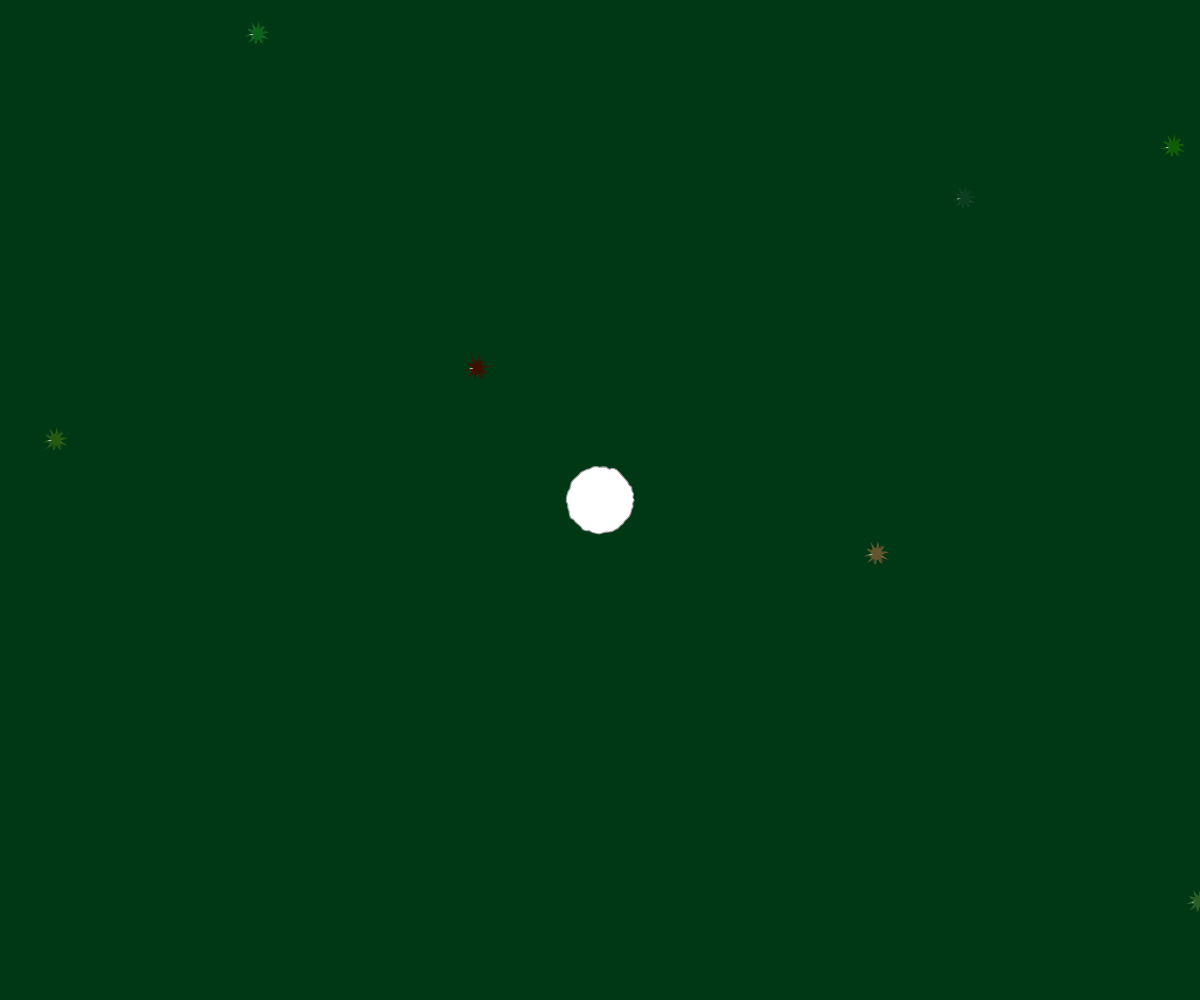
Frame 1 (no input)
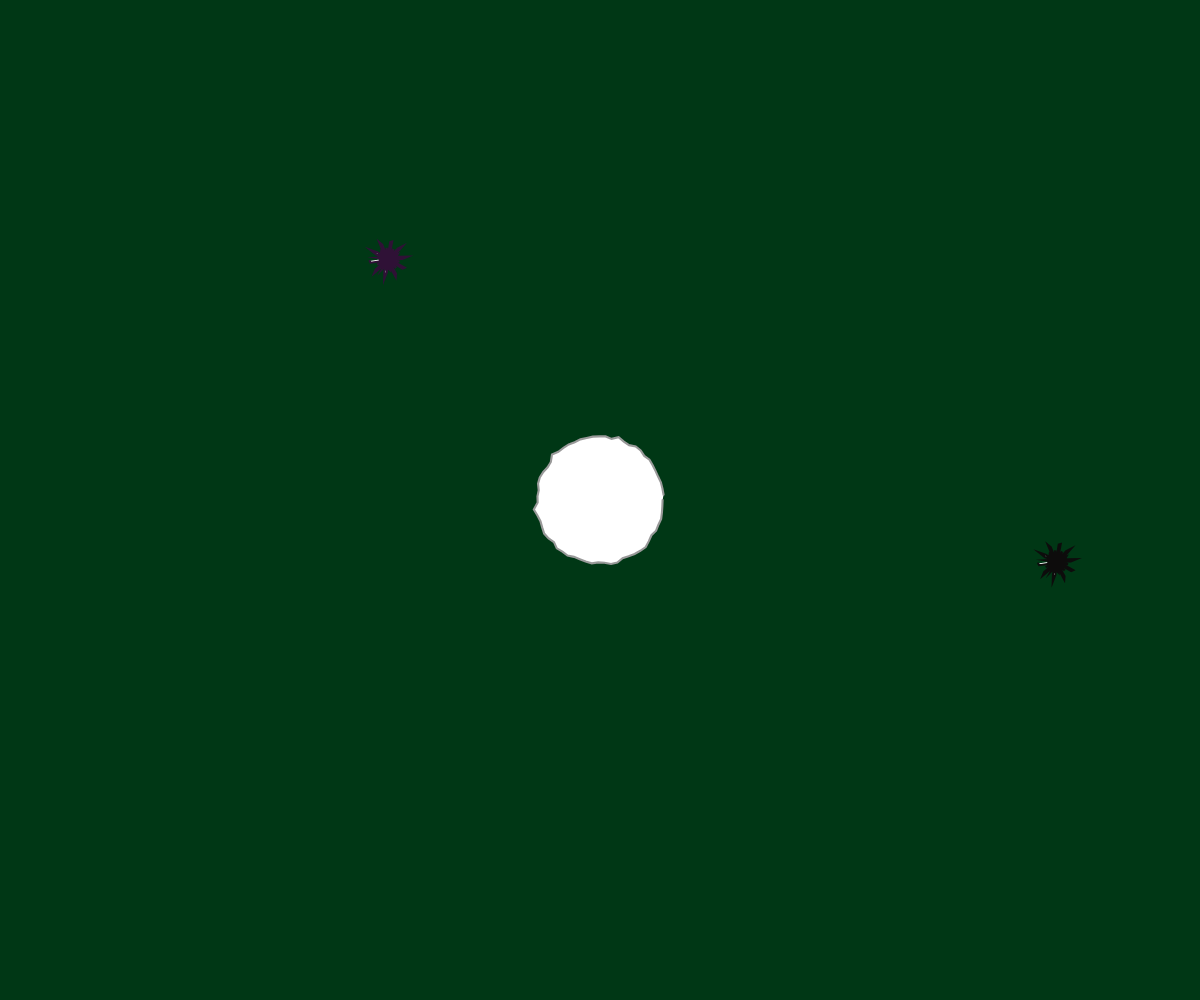
Frame 60 (no input)
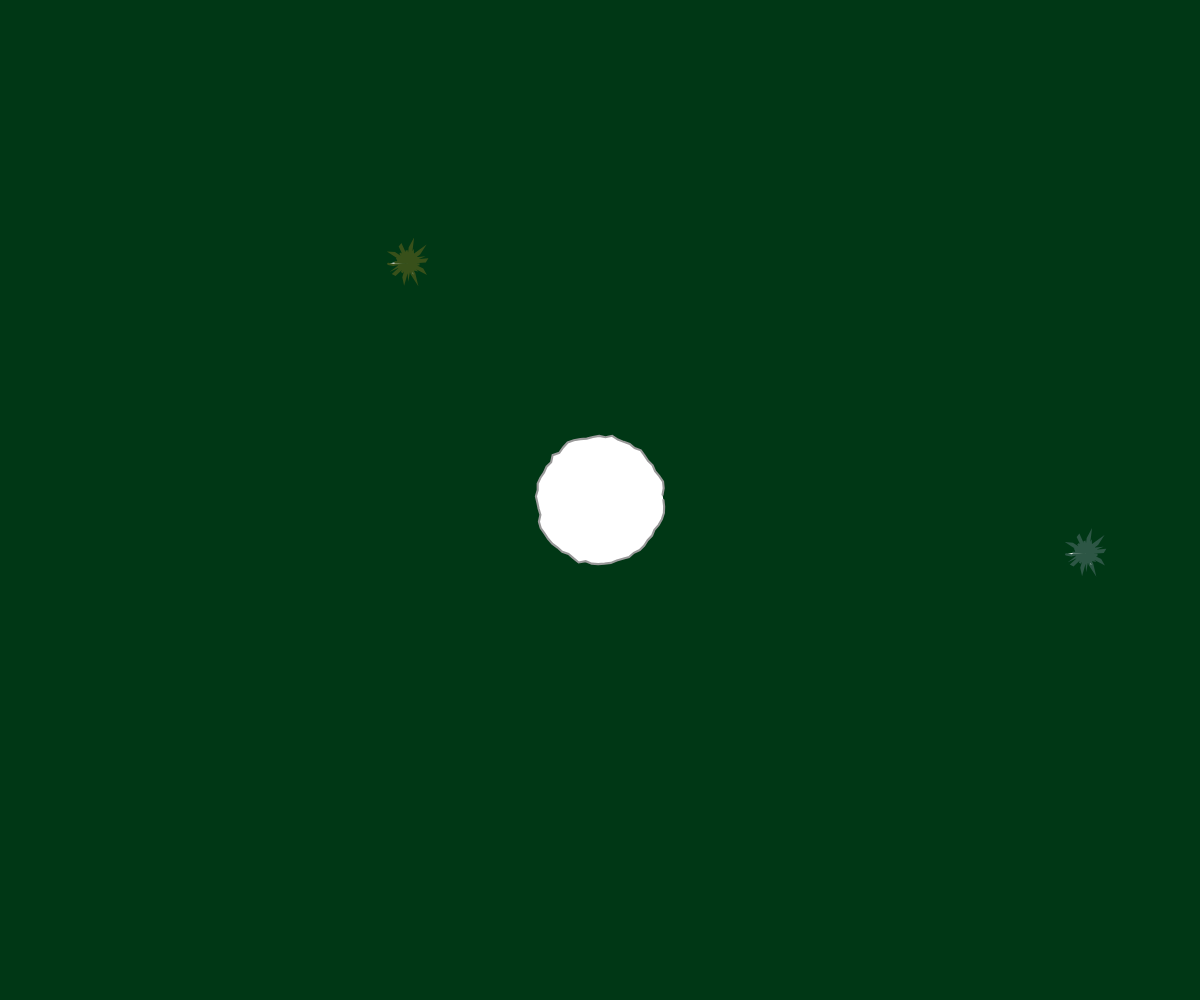
Frame 120 (the mouse pressed at the canvas centre since frame 60)

The p5.js sketch that drew these frames (run headless with seeded random() and noise() and a simulated clock; from frame 60 on, the mouse is pressed at the canvas centre):

// p5.js sketch
// ── sketch.js
// Initial project inspired by http://codingrainbow.com
//Created and maintained by Natalie Orsi at http://natalieorsi.net

var blob;
var food = [];
var danger = [];
var zoom = 1;
var curs;
var initial_width = 1000;
var max_width = initial_width;
var max_height = max_width;
var yoff = 0.0;
var specks_count = 0;
var start_radius = 30;
var leaves;

function setup() {
  createCanvas(window.innerWidth, window.innerHeight);
  draw_map = new Surroundings();
  var spread = max_width;
  blob = new Blob(0, 0, start_radius);
  curs = new CursorObj(0,0);
  for (var i = 0; i < 20; i++) {
    var x = random(-spread-start_radius,spread+start_radius);
    var y = random(spread+start_radius,-spread-start_radius);
    food[i] = new Star(x, y, start_radius/16);
  }
}

// window.onresize = function() {
//   var w = window.innerWidth;
//   var h = window.innerHeight;  
//   canvas.size(w,h);
//   width = w;
//   height = h;
// };

function draw() {
  //Other bg colors: (0), (49,0,73)
  background(0,55,21);
  // image(leaves, 0, 0);

  if ((frameCount % 40 == 0) && (food.length < 20)) {
    var spread = 1;
    curr_x = blob.pos.x;
    curr_y = blob.pos.y;
    var x = random(-max_width,max_width);
    var y = random(-max_height,max_height);
    var r = random(start_radius/3, blob.r/8);
    food.push(new Star(x, y, blob.r/3));
  }

  if ((frameCount % 20 == 0) && (curs.speed > 10)) {
    curs.speed -= random(-4,4);
  }

  if ((blob.r > 50) && (max_width<10000)){
    max_width = initial_width + blob.r/2;
    max_height = initial_width + blob.r/2;
  }

  // if ((frameCount%10 == 0) && (specks_count < 500)) {
  //   var x = random(-max_width,max_width);
  //   var y = random(-max_height,max_height);
  //   for (var i = food.length-1; i >=0; i--) {
  //     ellipse(x, y, this.r/1, this.r/1);
  //   }
  // }

  translate(width/2, height/2);
  var newzoom = 64 / blob.r;
  zoom = lerp(zoom, newzoom, 0.1);
  scale(zoom);
  translate(-blob.pos.x, -blob.pos.y);
  draw_map.show();

  for (var i = food.length-1; i >=0; i--) {
    food[i].move();
    food[i].show();
    if (blob.eats(food[i])) {
      food.splice(i, 1);
    }
  }

  if ((frameCount % 490 == 0) && (blob.r > 100) && (danger.length < blob.r/3)) {
    var x = random(-max_width,max_width);
    var y = random(-max_height,max_height);
    var r = random(30,3*blob.r/4);
    danger.push(new Spike(x, y, blob.r/2));
  }
  for (var i = danger.length-1; i >=0; i--) {
    danger[i].show();
  }
  blob.newvel = createVector(curs.pos.x/2, curs.pos.y/2);

  curs.show();
  curs.update();
  curs.constrain();
  //blob.shake();
  blob.show();
  blob.update();
  blob.constrain();

}

function keyPressed() {
  curs.show();
  if (keyCode === UP_ARROW) {
    curs.up();
    console.log("UP");
  }
  if (keyCode === DOWN_ARROW) {
    curs.down();
    console.log("DOWN");
  }
  if (keyCode === LEFT_ARROW) {
    curs.left();
    console.log("LEFT");
  }
  if (keyCode === RIGHT_ARROW) {
    curs.right();
    console.log("RIGHT");
  }
  if (key == ' ') {
    blob.stop();
    console.log("STOP");
  }
}

function keyReleased() {
  curs.decel();
}
// function mousePressed() {
//   curs.pos.x += mouseX/blob.r;
//   curs.pos.y += mouseY/blob.r;
// }
// ── blob.js
// Blob based on a coding challenge at http://codingrainbow.com
//Created and maintained by Natalie Orsi at http://natalieorsi.net

function Blob(x, y, r) {
  this.pos = createVector(x, y);
  this.r = r;
  this.vel = createVector(0,0);
  this.newvel = createVector(0,0);
  this.speed = 1;


  this.update = function() {
    newvel = createVector(curs.pos.x-height/2, curs.pos.y-height/2);
    this.newvel.setMag(this.speed);
    this.vel.lerp(curs.pos, 0.1);
    this.pos.add(this.vel);
  }

  this.eats = function(other) {
    var d = p5.Vector.dist(this.pos, other.pos);
    if (d < this.r + other.radius) {
      var sum = PI * this.r * this.r + PI * other.radius * other.radius;
      this.r = sqrt(sum / PI);
      //this.r += other.r;
      console.log("Yum!");
      return true;
    } else {
      return false;
    }
  }

  // this.show = function() {
  //   fill(255);
  //   ellipse(this.pos.x, this.pos.y, this.r*2, this.r*2);
  // }

  this.show = function() {
      beginShape();
      var xoff = 0;
      var noisy = 16;
      for (var a = 0; a < TWO_PI; a += 0.1) {
        var offset = map(noise(xoff, yoff), 0, 1, -this.r/noisy, this.r/noisy);
        var r = this.r + offset;
        var x = this.pos.x + r * cos(a);
        var y = this.pos.y + r * sin(a);
        vertex(x, y);
        xoff += 0.03*this.r;
        //ellipse(x, y, 4, 4);
      }
      endShape();
      
      yoff += 0.03*this.r;
    }

  this.constrain = function() {
    blob.pos.x = constrain(blob.pos.x, -max_width, max_width)
    blob.pos.y = constrain(blob.pos.y, -max_height, max_height)
  }

  this.shake = function() {
    this.pos.x += random(-this.speed/2, this.speed/2);
    this.pos.y += random(-this.speed/2, this.speed/2);
  };
  // this.stop = function() {
  //   this.newvel.setMag(0);
  //   curs.pos.x = this.pos.x;
  //   curs.pos.y = this.pos.y;
  // }
}
// ── cursor.js
// Inspired by CodingRainbow: https://youtu.be/JXuxYMGe4KI
//Created and maintained by Natalie Orsi at http://natalieorsi.net

function CursorObj(x, y) {
  this.pos = createVector(x, y);
  this.yvel = 1;
  this.xvel = 1;
  var speed_limit = 2.5;
  this.sl_sq = speed_limit * speed_limit;
  this.y_acc = 0;
  this.x_acc = 0;
  this.sensitivity = 1;

  this.up = function() {
    new_speed = this.yvel - this.y_acc - this.sensitivity;
    //Check if vectors sum to exceed speed (magnitude) limit
    if ((new_speed * new_speed + this.xvel * this.xvel) < (this.sl_sq)) {
      this.y_acc -= this.sensitivity;
    }
  }

  this.down = function() {
    new_speed = this.yvel + this.y_acc + this.sensitivity;
    //Check if vectors sum to exceed speed (magnitude) limit
    if ((new_speed * new_speed + this.xvel * this.xvel) < (this.sl_sq)) {
      this.y_acc += this.sensitivity;
    }
  }

  this.left = function() {
    new_speed = this.xvel - this.x_acc - this.sensitivity;
    //Check if vectors sum to exceed speed (magnitude) limit
    if ((new_speed * new_speed + this.yvel * this.yvel) < (this.sl_sq)) {
      this.x_acc -= this.sensitivity;
    }
  }
  this.right = function() {
    new_speed = this.xvel + this.x_acc + this.sensitivity;
    //Check if vectors sum to exceed speed (magnitude) limit
    if ((new_speed * new_speed + this.yvel * this.yvel) < (this.sl_sq)) {
      this.x_acc += this.sensitivity;
    }
  }

  this.update = function() {
    this.pos.y += this.y_acc;
    this.pos.x += this.x_acc;
  }

  this.decel = function() {
    if (this.y_acc > 0) {
      this.y_acc -= 1;
    }
    else if (this.y_acc < 0) {
      this.y_acc += 1;
    }
    if (this.x_acc > 0) {
      this.x_acc -= 1;
    }
    else if (this.x_acc < 0) {
      this.x_acc += 1;
    }
  }

  this.show = function() {
    fill(255);
    ellipse(this.pos.x, this.pos.y, 1, 1);
  }

  this.constrain = function() {
      this.pos.x = constrain(this.pos.x, -max_width, max_width);
      this.pos.y = constrain(this.pos.y, -max_height, max_height);
      //max_width^2 + max_height^2 = max_mag^2
    }
}

// ── leaves.js
function Leaves(x, y, leaf_len) {
  
  this.show = function() {
  
  }

}


// ── map.js
//Created and maintained by Natalie Orsi at http://natalieorsi.net

function Surroundings() {
  
  
  this.show = function() {
  var limits = new Rect(-max_width,-max_height,max_width,-max_height,max_width,max_height,-max_width,max_height);
  limits.show();
  //borders
  ellipse(-max_width,max_height,blob.r,blob.r);
  ellipse(max_width,max_height,blob.r,blob.r);
  ellipse(-max_width,-max_height,blob.r,blob.r);
  ellipse(max_width,-max_height,blob.r,blob.r);
  //+y axis points "down" relative to start
  //-y axis points "up" relative to start
  //-x axis points "left" relative to start, etc.

  }

}

function Rect(point1x,point1y,point2x,point2y,point3x,point3y,point4x,point4y) {
  this.p1x = point1x;
  this.p1y = point1y;
  this.p2x = point2x;
  this.p2y = point2y;
  this.p3x = point3x;
  this.p3y = point3y;
  this.p4x = point4x;
  this.p4y = point4y;

  this.show = function() {
    fill(255);
    // Draw gray boundary
    stroke(153);
    //Lines will be drawn clockwise!
    line(this.p1x, this.p1y, this.p2x, this.p2y);
    line(this.p2x, this.p2y, this.p3x, this.p3y);
    line(this.p3x, this.p3y, this.p4x, this.p4y);
    line(this.p4x, this.p4y, this.p1x, this.p1y);
  }

}


// ── spike.js
//Inspired by CodingRainbow: https://youtu.be/JXuxYMGe4KI
//Created and maintained by Natalie Orsi at http://natalieorsi.net

function Spike(x, y, radius) {
  this.pos = createVector(x, y);
  this.radius = radius;
  this.vel = createVector(0,0);

  this.show = function() {
    //fill(233,0,233);
    // ellipse(this.pos.x, this.pos.y, this.r*2, this.r*2);
    push();
    rotate(frameCount / 200.0);
    star(x, y, 5, radius, 3); 
    pop();
  }
}

function star(x, y, radius1, radius2, npoints) {
  var angle = TWO_PI / npoints;
  var halfAngle = angle/2.0;
  beginShape();
  for (var a = 0; a < TWO_PI; a += angle) {
    var sx = x + cos(a) * radius2;
    var sy = y + sin(a) * radius2;
    vertex(sx, sy);
    sx = x + cos(a+halfAngle) * radius1;
    sy = y + sin(a+halfAngle) * radius1;
    vertex(sx, sy);
  }
  endShape(CLOSE);
}
// ── star.js
// Inspired by CodingRainbow: https://youtu.be/JXuxYMGe4KI

function Star(x, y, radius) {
  this.pos = createVector(x, y);
  this.radius = radius;
  this.vel = createVector(0,0);
  this.speed = 3;

  this.show = function() {
    //fill(233,0,233);
    // ellipse(this.pos.x, this.pos.y, this.r*2, this.r*2);
    push();
    var r = random(0,100);
    var g = random(0,100);
    var b = random(0,100);
    stroke(r,g,b);
    translate(this.pos.x, this.pos.y);
    beginShape();
    for (var a = 0; a < TWO_PI; a += 0.1) {
      var offset = map(sin(a*10 + frameCount * 0.1), 0, 1, -radius*2, radius*2);
      var r = this.radius + offset;
      var x = r * cos(a);
      var y = r * sin(a);
      vertex(x,y);
    }
    endShape();
    pop();
  }

  this.move = function() {
    this.pos.x += random(-this.speed, this.speed);
    this.pos.y += random(-this.speed, this.speed);
  };
}
